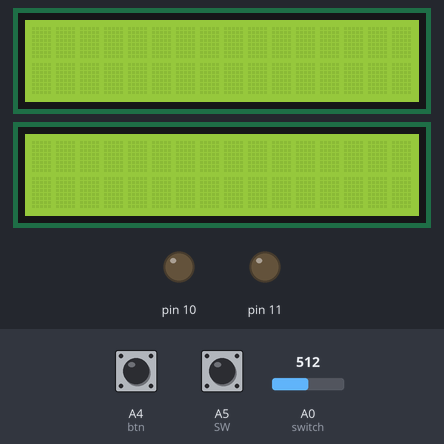
A sketch run on a simulated Arduino Uno, built with avr-gcc and run on an emulated ATmega328P. Parts: 2 × 16×2 character LCD, output pins drawn as LEDs (lit = HIGH). Inputs (shaded band) come from the test bench; at power-on: A5 (SW) LOW, A4 (btn) HIGH, A0 (switch) = 512.

Above: at 1.3 s.
1.4 s: A5 (SW) pulled HIGH for 1 s
At 1.55 s:
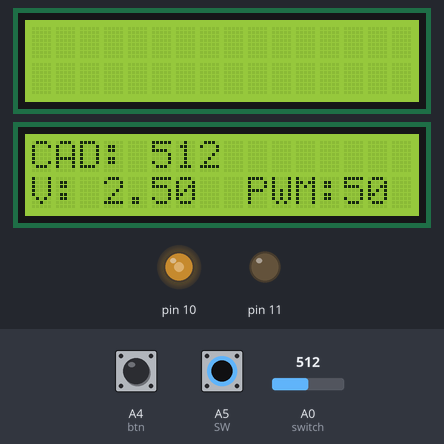
3.9 s: A4 (btn) pulled LOW for 0.15 s
At 4.6 s:
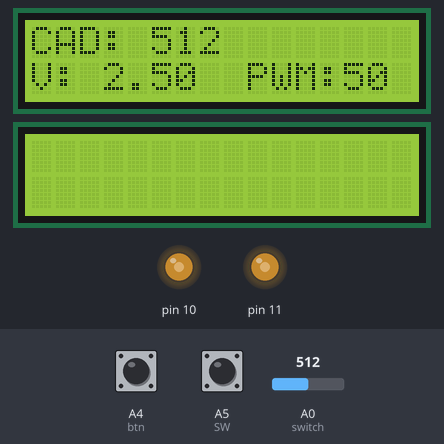
5.5 s: A5 (SW) pulled HIGH for 0.15 s
At 5.65 s:
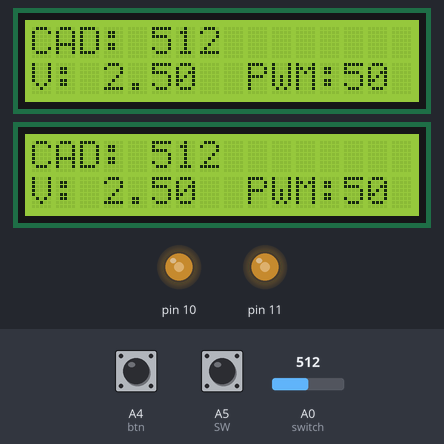
7.3 s: A5 (SW) pulled HIGH for 3.2 s
Timing chart, 0 to 10.3 s (numbered marks = the images above; inputs shaded):
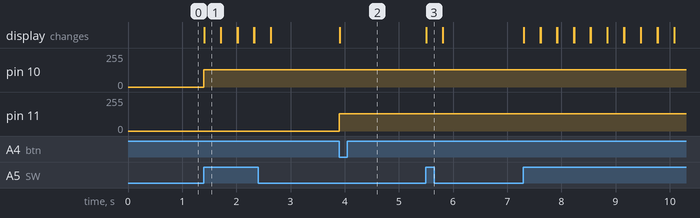

Measured:
- after the input at 1.4 s, pin 10: 0/255 → 128/255 at once; the display: changes at once (image 1)
- after the input at 3.9 s, pin 11: 0/255 → 128/255 at once; the display: changes at once (image 2)
- after the input at 5.5 s, the display: changes at once (image 3)

The sketch:

FloresErik_DEBER4_1_SE.ino
```cpp
/*
 * CAPITULO IV: PERIFERICOS ESPECIALES
 * DEBER 4.1:CAD Y PWM
 * OBJETIVO: Realizar lecturas de conversor analogo digital para determinar la velocidad de dos motor en DC, mediante una LCD para cada motor.
 * Nombre: Erik Flores
 * Fecha: 17/05/2021
 *
*/
#include <LiquidCrystal.h>
LiquidCrystal lcd(13,12,5,4,3,2);      //Seleccion de pines para LCD número 1.
const int btn=A4;                      // Creacion de la variables
int conversor;                         //Variable para adquirir datos del conversor entre 0-1023.
float voltaje;                         //Variable de conversion de conversor a voltaje.
int  dutty;
LiquidCrystal lcd1(A2,A3,9,8,7,6);      //Seleccion de pines para LCD número 2.
const int SW=A5;                        //Creacion del boton para acativar la segunda pantalla con información.
int conversor1;                         //Variable para adquirir datos del conversor entre 0-1023.
float voltaje1;                         //Variable de conversion de conversor a voltaje.
int  dutty1;

void setup() {
  lcd.begin(16,2);                      //Inicializa la LCD número 1.
  lcd1.begin(16,2);                     //Inicializa la LCD número 2.
  pinMode(btn,INPUT);                   //Define al boton como entrada de la primer LCD.
  pinMode(SW,INPUT);                    //Define el switch como entrada en la segunda LCD

}

void loop() {
  if(digitalRead(btn)==LOW)
  {
      conversor=analogRead(A1);             //Lectura del canal A1
      voltaje=(conversor*5.0)/1023.0;       //Conversor de voltaje.
      dutty=conversor/4;                    //Cambio la escala para el dutty cicle.
      analogWrite(11,dutty);                //Envio de valor al pin 11.
      lcd.setCursor(0,0);                   //Se da la ubicación para el mensaje.
      lcd.print("CAD: " );                  //Se imprime en dicha posición.
      lcd.setCursor(5,0);                   //Se da la ubicación para el mensaje.
      lcd.print(conversor);                 //Se imprime en dicha posición.
      lcd.setCursor(0,1);                   //Se da la ubicación para el mensaje.
      lcd.print("V: ");                     //Se imprime en dicha posición.
      lcd.setCursor(3,1);                   //Se da la ubicación para el mensaje.
      lcd.print(voltaje);                   //Se imprime en dicha posición.
      lcd.setCursor(9,1);                   //Se da la ubicación para el mensaje.
      lcd.print("PWM: ");                    //Se imprime en dicha posición.
      lcd.setCursor(13,1);                  //Se da la ubicación para el mensaje.
      lcd.print((dutty*100)/255);           //Se imprime en dicha posición.
      delay(300);
      lcd1.clear();
  }else{
    lcd1.clear();
  }
//Segundo control mediante Switch
  if(digitalRead(SW)==HIGH)
  {
      conversor1=analogRead(A0);              //Lectura del canal A0 del switch
      voltaje1=(conversor1*5.0)/1023.0;       //Conversor de voltaje.
      dutty1=conversor1/4;                    //Cambio la escala para el dutty cicle del Switch.
      analogWrite(10,dutty1);                 //Envio de valor al pin 10.
      lcd1.setCursor(0,0);                    //Se da la ubicación para el mensaje.
      lcd1.print("CAD: " );                   //Se imprime en dicha posición.
      lcd1.setCursor(5,0);                    //Se da la ubicación para el mensaje.
      lcd1.print(conversor1);                 //Se imprime en dicha posición.
      lcd1.setCursor(0,1);                    //Se da la ubicación para el mensaje.
      lcd1.print("V: ");                      //Se imprime en dicha posición.
      lcd1.setCursor(3,1);                    //Se da la ubicación para el mensaje.
      lcd1.print(voltaje1);                   //Se imprime en dicha posición.
      lcd1.setCursor(9,1);                    //Se da la ubicación para el mensaje.
      lcd1.print("PWM: ");                    //Se imprime en dicha posición.
      lcd1.setCursor(13,1);                   //Se da la ubicación para el mensaje.
      lcd1.print((dutty1*100)/255);          //Se imprime en dicha posición.
      delay(300);
      lcd1.clear();
  }
}
```
